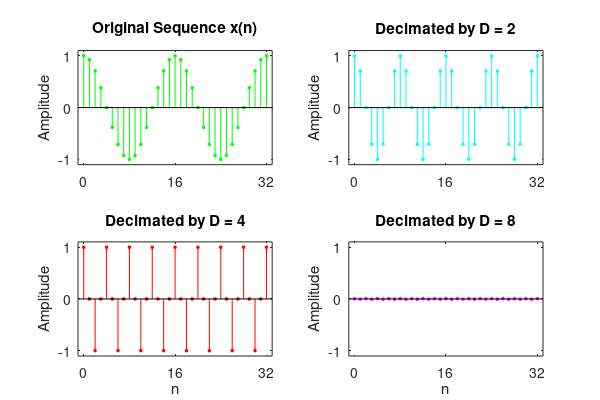

The MATLAB source for this figure:

%%%%look at what decimation does to a signal, be brave and plot their DTFT
%%%too

n = 0:2048;
k1 = 256;
k2 = k1+32;
m = 0:(k2-k1);
Hf1 = figure('units','inches','position',[1,1,6,4],...
    'paperunits','inches','paperposition',[0,0,6,4]);
% (a) Original signal
x = cos(0.125*pi*n);
subplot(2,2,1);
Ha = stem(m,x(m+k1+1),'g','filled');
axis([-1,33,-1.1,1.1]);
set(Ha,'markersize',2);
ylabel('Amplitude');
title('Original Sequence x(n)');
set(gca,'xtick',[0,16,32]);
set(gca,'ytick',[-1,0,1]);
% (b) Decimation by D = 2
D = 2;
y = decimate(x,D);
subplot(2,2,2);
Hb = stem(m,y(m+k1/D+1),'c','filled');
axis([-1,33,-1.1,1.1]);
set(Hb,'markersize',2);
ylabel('Amplitude');
title('Decimated by D = 2');
set(gca,'xtick',[0,16,32]);
set(gca,'ytick',[-1,0,1]);
% (c) Decimation by D = 4
D = 4;
y = decimate(x,D);
subplot(2,2,3);
Hc = stem(m,y(m+k1/D+1),'r','filled');
axis([-1,33,-1.1,1.1]);
set(Hc,'markersize',2);
ylabel('Amplitude');
title('Decimated by D = 4');
set(gca,'xtick',[0,16,32]);
set(gca,'ytick',[-1,0,1]);
xlabel('n');
% (d) Decimation by D = 8
D = 8;
y = decimate(x,D);
subplot(2,2,4);
Hd = stem(m,y(m+k1/D+1),'m','filled');
axis([-1,33,-1.1,1.1]);
set(Hd,'markersize',2);
ylabel('Amplitude');
title('Decimated by D = 8');
set(gca,'xtick',[0,16,32]);
set(gca,'ytick',[-1,0,1]);
xlabel('n');